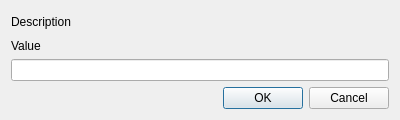
<?xml version="1.0" encoding="UTF-8"?>
<ui version="4.0">
 <class>ISDialog</class>
 <widget class="QDialog" name="ISDialog">
  <property name="geometry">
   <rect>
    <x>0</x>
    <y>0</y>
    <width>400</width>
    <height>120</height>
   </rect>
  </property>
  <property name="windowTitle">
   <string>ISDialog</string>
  </property>
  <layout class="QHBoxLayout" name="horizontalLayout_2">
   <item>
    <layout class="QVBoxLayout" name="verticalLayout_2">
     <item>
      <widget class="QLabel" name="labelDescription">
       <property name="text">
        <string>Description</string>
       </property>
      </widget>
     </item>
     <item>
      <layout class="QVBoxLayout" name="verticalLayout">
       <item>
        <widget class="QLabel" name="labelValue">
         <property name="text">
          <string>Value</string>
         </property>
        </widget>
       </item>
       <item>
        <widget class="QLineEdit" name="lineEditValue"/>
       </item>
      </layout>
     </item>
     <item>
      <layout class="QHBoxLayout" name="horizontalLayout">
       <item>
        <spacer name="horizontalSpacer">
         <property name="orientation">
          <enum>Qt::Horizontal</enum>
         </property>
         <property name="sizeHint" stdset="0">
          <size>
           <width>40</width>
           <height>20</height>
          </size>
         </property>
        </spacer>
       </item>
       <item>
        <widget class="QPushButton" name="pushButtonOK">
         <property name="text">
          <string>OK</string>
         </property>
        </widget>
       </item>
       <item>
        <widget class="QPushButton" name="pushButtonCancel">
         <property name="text">
          <string>Cancel</string>
         </property>
        </widget>
       </item>
      </layout>
     </item>
    </layout>
   </item>
  </layout>
 </widget>
 <layoutdefault spacing="6" margin="11"/>
 <resources/>
 <connections>
  <connection>
   <sender>pushButtonCancel</sender>
   <signal>clicked()</signal>
   <receiver>ISDialog</receiver>
   <slot>reject()</slot>
   <hints>
    <hint type="sourcelabel">
     <x>372</x>
     <y>104</y>
    </hint>
    <hint type="destinationlabel">
     <x>385</x>
     <y>241</y>
    </hint>
   </hints>
  </connection>
  <connection>
   <sender>pushButtonOK</sender>
   <signal>clicked()</signal>
   <receiver>ISDialog</receiver>
   <slot>onOKPressed()</slot>
   <hints>
    <hint type="sourcelabel">
     <x>294</x>
     <y>105</y>
    </hint>
    <hint type="destinationlabel">
     <x>302</x>
     <y>216</y>
    </hint>
   </hints>
  </connection>
 </connections>
 <slots>
  <slot>onOKPressed()</slot>
 </slots>
</ui>
